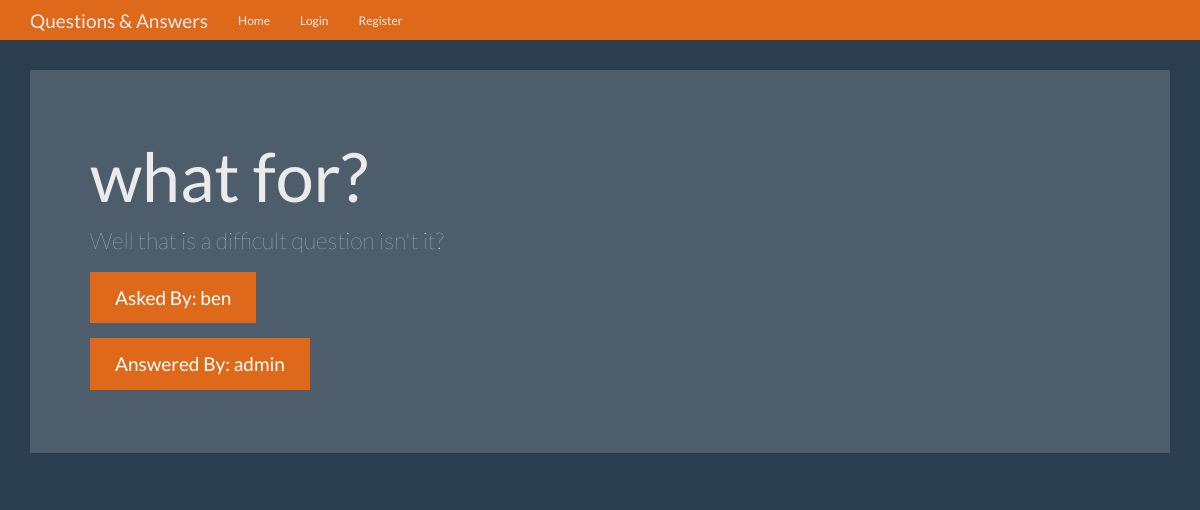
Page /question/2 on the committed database.
### tables this page shows
CREATE TABLE questions (
    id integer primary key autoincrement,
    question_text text not null,
    answer_text text,
    asked_by_id integer not null,
    expert_id integer not null

);

CREATE TABLE users (
    id integer primary key autoincrement,
    name text not null,
    password text not null,
    expert boolean not null,
    admin boolean not null
);

### app.py (the view)
@app.route('/question/<question_id>')
def question(question_id):
    user = get_current_user()
    db = get_db()
    question_cur = db.execute('select question_text, answer_text, '
                              'asker.name as asker_name, '
                              'expert.name as expert_name '
                              'from questions '
                              'inner join users as asker '
                              'on asker.id = questions.asked_by_id '
                              'inner join users as expert '
                              'on expert.id = questions.expert_id '
                              'where questions.id = ?', [question_id])
    question = question_cur.fetchone()
    return render_template('question.html', user=user, question=question)

### app.py (called while the page is built)
def get_current_user():
    user_result = None
    if 'user' in session:
        user = session['user']
        db = get_db()
        user_cur = db.execute('select id, name, password, expert, admin '
                              'from users where name = ?', [user])
        user_result = user_cur.fetchone()
    return user_result

### database.py (called while the page is built)
def connect_db():
    sql = sqlite3.connect('/Users/redbook/PycharmProjects/QandA/questions.db')
    sql.row_factory = sqlite3.Row
    return sql

def get_db():
    if not hasattr(g, 'sqlite_db'):
        g.sqlite_db = connect_db()
    return g.sqlite_db

### templates/question.html (shortened to what this page needs)
{% extends 'base.html' %}
{% block content %}
    <div class="container theme-showcase" role="main">
      <div class="jumbotron">
        <h1>{{question.question_text}}</h1>
        <p>{{ question.answer_text}}</p>
        <p><a class="btn btn-primary btn-lg">Asked By: {{question.asker_name}}</a></p>
        <p><a class="btn btn-primary btn-lg">Answered By: {{question.expert_name}}</a></p>
      </div>
    </div>
{% endblock %}

### static/theme.css (style rules this page uses)
body { padding-top: 70px; padding-bottom: 30px; }

### rows in the picture
questions: question_text "what for?", answer_text "Well that is a difficult question isn't it?"
users: asker_name "ben"
users: expert_name "admin"
